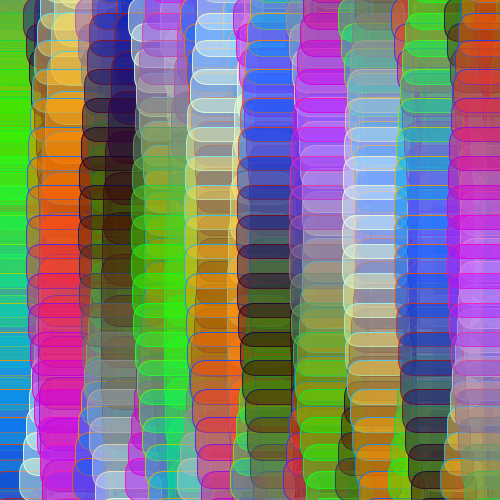
Frame 1 (no input)
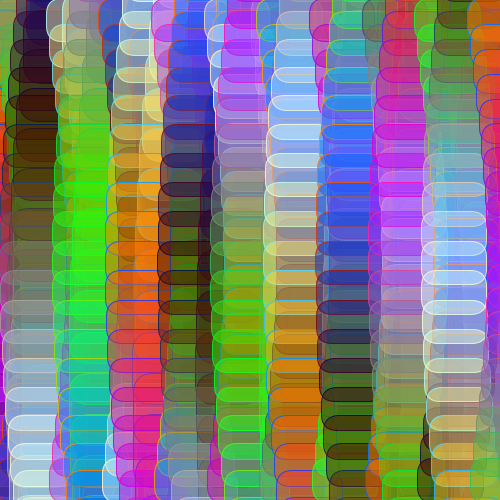
Frame 60 (the mouse pressed at the canvas centre just before this capture)
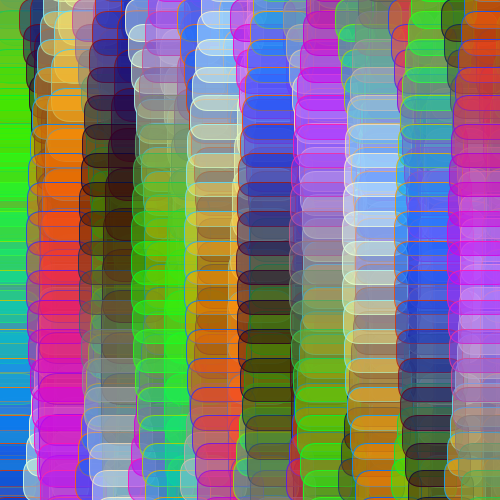
Frame 120 (the mouse held since frame 60 and released just before this capture)

The Processing sketch that drew these frames (run headless with seeded random() and noise(); from frame 60 on, the mouse is pressed at the canvas centre):

// Processing sketch: processing_151747
// ── processing_151747.pde

/*
 * Creative Coding
 * Week 2, 06 - Moving Patterns 2
 * by Indae Hwang and Jon McCormack
 * Copyright (c) 2014 Monash University
 *
 * Similar to the previous sketch, this sketch draws a grid of oscillating circles. Each circle has a "lifetime"
 * over which it grows and changes intensity and opacity. At the end of each lifetime the circle begins again.
 * Pressing the left and right arrow keys changes the lifetime of all the circles globally.
 * 
 */

// variable used to store the current frame rate value
int frame_rate_value;

void setup() {

  // make the display window the full size of the screen
  size(500, 500);

  frame_rate_value = 20;
  rectMode(CENTER);
  background(0);
}


void draw() {

  background(0);

  int num = 20;
  int margin = 0;
  float gutter = -10; //distance between each cell
  float cellsize = ( width - (2 * margin) - gutter * (num - 1) ) / (num - 1);

  int circleNumber = 0; // counter
  for (int i=0; i<num; i++) {
    for (int j=0; j<num; j++) {
      circleNumber = (i * num) + j; // different way to calculate the circle number from w2_04

      float tx = margin + cellsize * i + gutter * i;
      float ty = margin + cellsize * j + gutter * j;


      movingCircle(tx, ty, cellsize, circleNumber);
     // movingCircle2(tx, ty, cellsize, circleNumber);
    }
  }
} //end of draw 


 
void movingCircle(float x, float y, float size, int circleNum) {
 
  float finalAngle;
  finalAngle = frameCount + circleNum;
 
  //the rotating angle for each tempX and tempY postion is affected by frameRate and angle; 
  float tempX = x + (size / 2) * 1.1* sin(PI / frame_rate_value * finalAngle);
  float tempY = y + (size / 2) * 1.1 *cos(PI / frame_rate_value * finalAngle);
  int [] defCols = {120, 120, 120};
   
  noStroke();
  fill(0);
   
  int [] cVar=useGradient( defCols, .1,.2,.3,50,70,90,128,127,circleNum);
   
  stroke(cVar[2],cVar[1], cVar[0], 220);
 
  fill(cVar[0],cVar[1], cVar[2], 120);

  rect(tempX, tempY, size*1.8, size*1.2, 16);
  
  rect(tempX*1.2, tempY*(1.4), size*1.8, size*2, 20);
  
   
  
}



/*
 * keyReleased function
 *
 * called automatically by Processing when a keyboard key is released
 */
void keyReleased() {

  // right arrow -- increase frame_rate_value
  if (keyCode == RIGHT && frame_rate_value < 70) {
    frame_rate_value++;
  }

  // left arrow -- decrease frame_rate_value
  if ( keyCode == LEFT && frame_rate_value > 8) {
    frame_rate_value--;
  }
}
int[] useGradient(int [] cVals, float frequency1, float frequency2, float frequency3, int phase1, int phase2, int phase3,int center, int mcgwidth, int thisCircle)
  {
     
    if (center <= 0)   center = 128;
    if (mcgwidth <= 0)    mcgwidth = 127;
     
    int red = int(cos(frequency1*thisCircle + phase1) * mcgwidth + center);
    int grn = int(cos(frequency2*thisCircle + phase2) * mcgwidth + center);
    int blu = int(cos(frequency3*thisCircle + phase3) * mcgwidth + center);
    
    cVals[0]=red;
    cVals[1]=grn;
    cVals[2]=blu;
 
    return cVals;
  }
